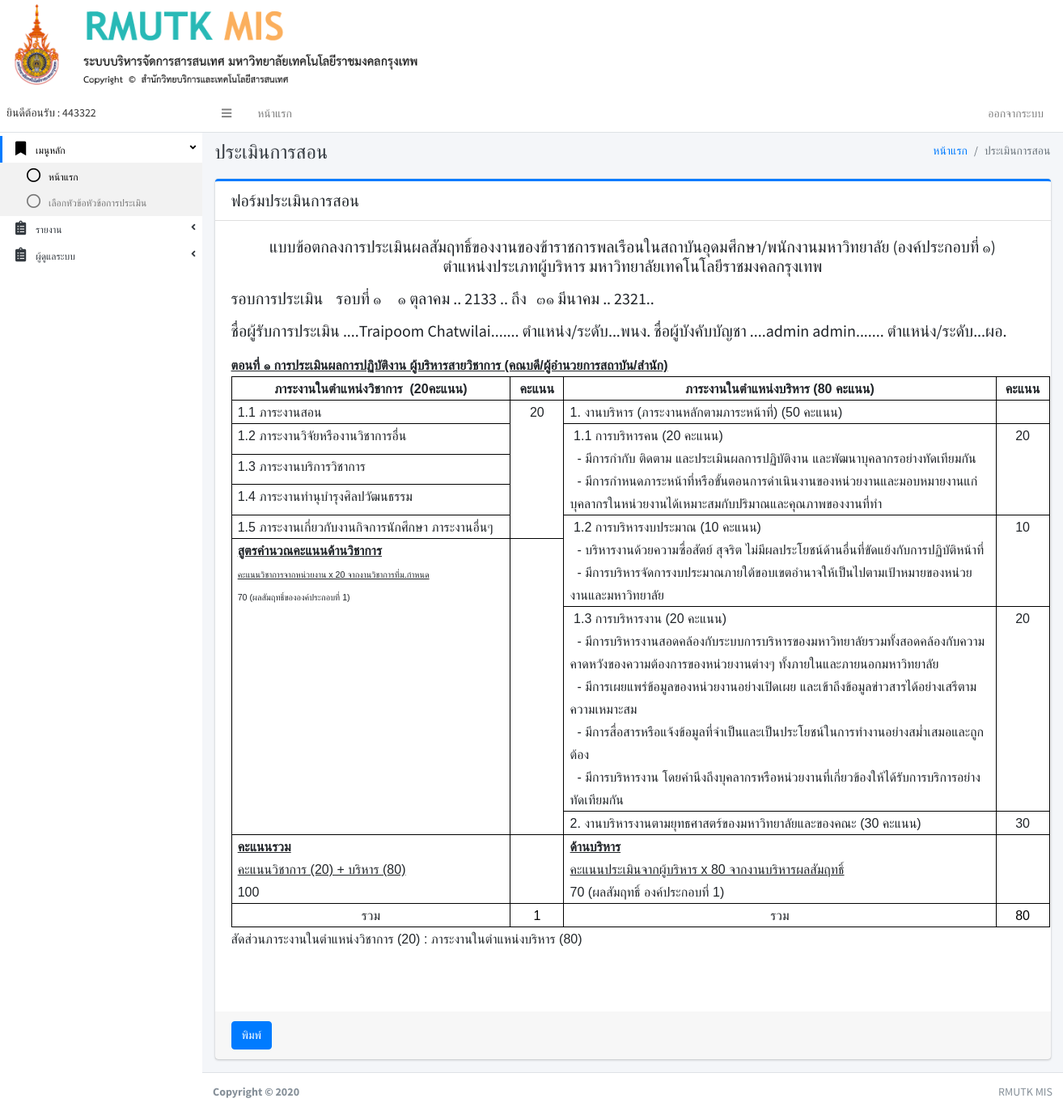
Page /index.php?pa2&user_c_id=4 (signed in) on the committed database.
### tables this page shows
CREATE TABLE IF NOT EXISTS `user` (
`user_id` int(11) NOT NULL,
  `first_name` varchar(150) NOT NULL,
  `last_name` varchar(150) NOT NULL,
  `username` varchar(150) NOT NULL,
  `password` varchar(150) NOT NULL,
  `user_tumn` varchar(250) NOT NULL,
  `user_status` int(11) NOT NULL
);

CREATE TABLE IF NOT EXISTS `f_action` (
`f_ac_id` int(11) NOT NULL,
  `f_ac_pam_id` int(11) NOT NULL,
  `f_ac_h_id` int(11) NOT NULL,
  `f_ac_user_h_id` int(11) NOT NULL,
  `f_ac_user_c_id` int(11) NOT NULL,
  `f_ac_score` int(11) NOT NULL,
  `f_ac_status` int(11) NOT NULL,
  `f_ad_time_stamp` timestamp NOT NULL DEFAULT CURRENT_TIMESTAMP ON UPDATE CURRENT_TIMESTAMP
);

### page/pa2.php (the view, shortened to what this page needs)
<div class="content-header">
	<div class="container-fluid">
		<div class="row mb-2">
			<div class="col-sm-6">
				<h1 class="m-0 text-dark">ประเมินการสอน</h1>
			</div>
			<div class="col-sm-6">
				<ol class="breadcrumb float-sm-right">
					<li class="breadcrumb-item"><a href="#">หน้าแรก</a></li>
					<li class="breadcrumb-item active">ประเมินการสอน</li>
				</ol>
			</div>
		</div>
	</div>
</div>
<div class="content">
	<div class="container-fluid">
		<div class="row">
			<div class="col-lg-12">
				<div class="card card-primary card-outline ">
					<div class="card-header noprint">
						<h5 class="m-0">ฟอร์มประเมินการสอน</h5>
					</div>
					<div class="card-body">
						<?php
						include './conn.php';
						$user_id = $_SESSION["USER_ID"];
						$user_c_id = $_GET['user_c_id'];
						$sqlhuser=" SELECT * FROM user WHERE user_id =".$user_id;
						$qryhuser = mysqli_query($conn,$sqlhuser);
						$rowhuser = mysqli_fetch_assoc($qryhuser);
						$sqlcuser=" SELECT * FROM user WHERE user_id =".$user_c_id;
						$qrycuser = mysqli_query($conn,$sqlcuser);
						$rowcuser = mysqli_fetch_assoc($qrycuser);
						?>
						<h5 >
							<p style="text-align: center;">
								แบบข้อตกลงการประเมินผลสัมฤทธิ์ของงานของข้าราชการพลเรือนในสถาบันอุดมศึกษา/พนักงานมหาวิทยาลัย (องค์ประกอบที่ ๑)<br>
								ตำแหน่งประเภทผู้บริหาร มหาวิทยาลัยเทคโนโลยีราชมงคลกรุงเทพ <br>
							</p>
							<p>รอบการประเมิน
								&nbsp;&nbsp; รอบที่ ๑	&nbsp;&nbsp;&nbsp;&nbsp;๑  ตุลาคม  .. 2133 ..  ถึง&nbsp;&nbsp;  ๓๑  มีนาคม  .. 2321..
							</p>
							ชื่อผู้รับการประเมิน ....<?php echo $rowcuser['first_name']."  ".$rowcuser['last_name']; ?>....... ตำแหน่ง/ระดับ...<?php echo $rowcuser['user_tumn']; ?>
							ชื่อผู้บังคับบัญชา ....<?php echo $rowhuser['first_name']."  ".$rowhuser['last_name']; ?>....... ตำแหน่ง/ระดับ...<?php echo $rowhuser['user_tumn']; ?>
						</h5>
						<?php
						function showhh($user_id,$user_c_id,$f_id){
							include './conn.php';
							$sqljoin=" SELECT * FROM f_action INNER JOIN f_pam ON f_id = f_ac_pam_id WHERE f_ac_user_h_id = '$user_id' AND f_ac_user_c_id = '$user_c_id' AND f_id =".$f_id;
							$qryjoin = mysqli_query($conn,$sqljoin);
							$rowjoin = mysqli_fetch_assoc($qryjoin);
							echo $rowjoin['f_ac_score'];
						}
						include 'pa2table.php';
						?>
					</div>
					<div class="card-footer">
						<a href="#" class="btn btn-primary noprint" onclick="window.print()">พิมพ์</a>
					</div>
				</div>
			</div>
		</div>
	</div>
</div>

### rows in the picture
user: first_name "Traipoom", last_name "Chatwilai", user_tumn "พนง."
user: first_name "admin", last_name "admin", user_tumn "ผอ."
f_action: f_ac_score "20"
f_action: f_ac_score "20"
f_action: f_ac_score "10"
f_action: f_ac_score "20"
f_action: f_ac_score "30"

### other values in the picture
$user "443322"
